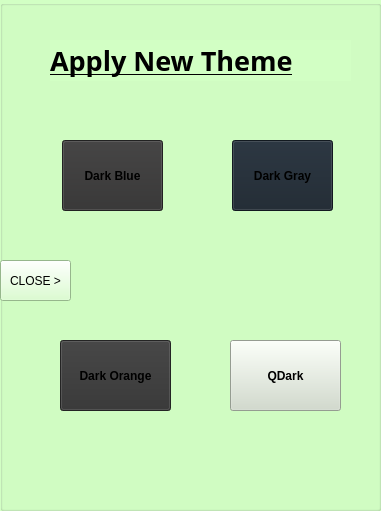
   <widget class="QGroupBox" name="groupBox_3">
    <property name="enabled">
     <bool>true</bool>
    </property>
    <property name="geometry">
     <rect>
      <x>650</x>
      <y>40</y>
      <width>381</width>
      <height>511</height>
     </rect>
    </property>
    <property name="styleSheet">
     <string notr="true">background-color: rgb(210, 255, 196);</string>
    </property>
    <property name="title">
     <string/>
    </property>
    <widget class="QLabel" name="label">
     <property name="geometry">
      <rect>
       <x>50</x>
       <y>40</y>
       <width>301</width>
       <height>41</height>
      </rect>
     </property>
     <property name="font">
      <font>
       <family>Microsoft JhengHei</family>
       <pointsize>20</pointsize>
       <weight>75</weight>
       <italic>false</italic>
       <bold>true</bold>
       <underline>true</underline>
       <strikeout>false</strikeout>
       <kerning>true</kerning>
      </font>
     </property>
     <property name="frameShape">
      <enum>QFrame::NoFrame</enum>
     </property>
     <property name="text">
      <string>Apply New Theme</string>
     </property>
    </widget>
    <widget class="QPushButton" name="pushButton_6">
     <property name="geometry">
      <rect>
       <x>62</x>
       <y>140</y>
       <width>101</width>
       <height>71</height>
      </rect>
     </property>
     <property name="font">
      <font>
       <pointsize>9</pointsize>
       <weight>75</weight>
       <bold>true</bold>
      </font>
     </property>
     <property name="styleSheet">
      <string notr="true">background-color: rgb(48, 47, 47);</string>
     </property>
     <property name="text">
      <string>Dark Blue</string>
     </property>
    </widget>
    <widget class="QPushButton" name="pushButton_18">
     <property name="geometry">
      <rect>
       <x>232</x>
       <y>140</y>
       <width>101</width>
       <height>71</height>
      </rect>
     </property>
     <property name="font">
      <font>
       <pointsize>9</pointsize>
       <weight>75</weight>
       <bold>true</bold>
      </font>
     </property>
     <property name="styleSheet">
      <string notr="true">background-color: rgb(25, 35, 45);</string>
     </property>
     <property name="text">
      <string>Dark Gray</string>
     </property>
    </widget>
    <widget class="QPushButton" name="pushButton_19">
     <property name="geometry">
      <rect>
       <x>60</x>
       <y>340</y>
       <width>111</width>
       <height>71</height>
      </rect>
     </property>
     <property name="font">
      <font>
       <pointsize>9</pointsize>
       <weight>75</weight>
       <bold>true</bold>
      </font>
     </property>
     <property name="styleSheet">
      <string notr="true">
background-color: rgb(50, 50, 50);</string>
     </property>
     <property name="text">
      <string>Dark Orange</string>
     </property>
    </widget>
    <widget class="QPushButton" name="pushButton_20">
     <property name="geometry">
      <rect>
       <x>230</x>
       <y>340</y>
       <width>111</width>
       <height>71</height>
      </rect>
     </property>
     <property name="font">
      <font>
       <pointsize>9</pointsize>
       <weight>75</weight>
       <bold>true</bold>
      </font>
     </property>
     <property name="styleSheet">
      <string notr="true">background-color: rgb(209, 219, 203);</string>
     </property>
     <property name="text">
      <string>QDark</string>
     </property>
    </widget>
    <widget class="QPushButton" name="pushButton_21">
     <property name="geometry">
      <rect>
       <x>0</x>
       <y>260</y>
       <width>71</width>
       <height>41</height>
      </rect>
     </property>
     <property name="text">
      <string>CLOSE &gt;</string>
     </property>
    </widget>
   </widget>
